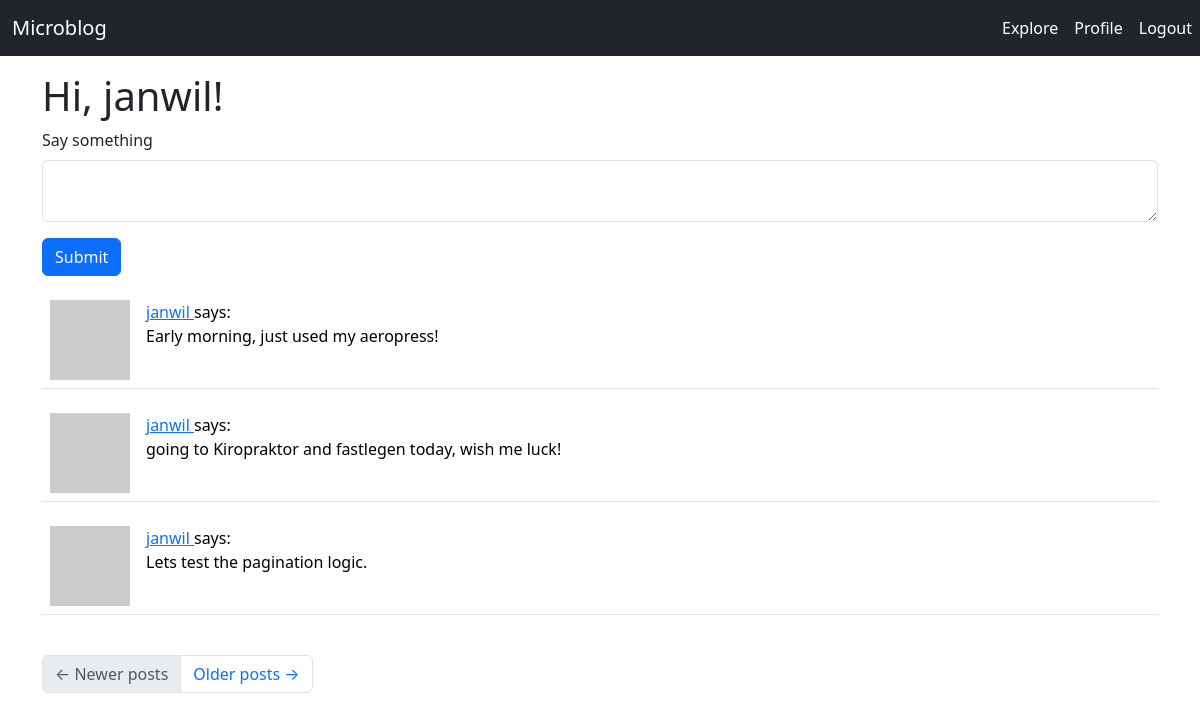
Before: /index (signed in) with the older database file.
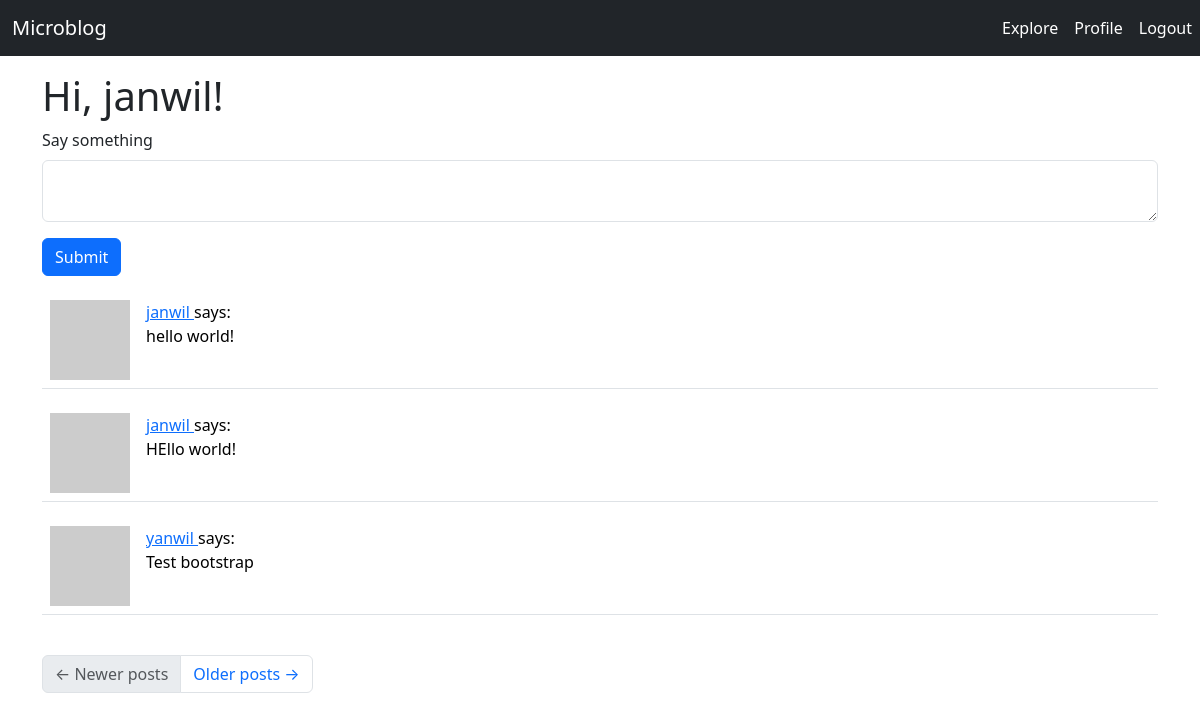
After: the same page with the newer database file.
### app/models.py (models this page shows, shortened)
class Post(db.Model):
    id: so.Mapped[int] = so.mapped_column(primary_key=True)
    body: so.Mapped[str] = so.mapped_column(sa.String(140))
    timestamp: so.Mapped[datetime] = so.mapped_column(index=True, default=lambda: datetime.now(timezone.utc))
    user_id: so.Mapped[int] = so.mapped_column(sa.ForeignKey(User.id),index=True)
    author: so.Mapped[User] = so.relationship(back_populates='posts')

class User(UserMixin,db.Model):
    id: so.Mapped[int] = so.mapped_column(primary_key=True)
    username: so.Mapped[str] = so.mapped_column(sa.String(64), index=True,unique=True)
    email: so.Mapped[str] = so.mapped_column(sa.String(120),index=True, unique=True)
    password_hash: so.Mapped[Optional[str]] = so.mapped_column(sa.String(256))
    posts: so.WriteOnlyMapped['Post'] = so.relationship(back_populates='author')
    about_me: so.Mapped[Optional[str]] = so.mapped_column(sa.String(140))
    last_seen: so.Mapped[Optional[datetime]] = so.mapped_column(default=lambda: datetime.now(timezone.utc))
    following: so.WriteOnlyMapped['User'] = so.relationship(secondary=followers,primaryjoin=(followers.c.follower_id == id),
                                                            secondaryjoin=(followers.c.followed_id == id),
                                                            back_populates='followers')
    followers: so.WriteOnlyMapped['User'] = so.relationship(secondary=followers,primaryjoin=(followers.c.followed_id == id),
                                                            secondaryjoin=(followers.c.follower_id == id),
                                                            back_populates='following')
    def avatar(self,size):
        digest = md5(self.email.lower().encode('utf-8')).hexdigest()
        return f'https://www.gravatar.com/avatar/{digest}?d=identicon&s={size}'
    def following_posts(self):
        Author = so.aliased(User)
        Follower = so.aliased(User)
        return (
            sa.select(Post)
            .join(Post.author.of_type(Author))
            .join(Author.followers.of_type(Follower),isouter=True)
            .where(sa.or_(
                Follower.id == self.id,
                Author.id == self.id,
            ))
            .group_by(Post) # type: ignore
            .order_by(Post.timestamp.desc())
        )

### app/routes.py (the view)
@app.route('/',methods=['GET','POST'])
@app.route('/index',methods=['GET','POST'])
@login_required
def index():
    form=PostForm()
    if form.validate_on_submit():
        post = Post(body=form.post.data,author=current_user) # type: ignore
        db.session.add(post)
        db.session.commit()
        flash ('Your post is now live!')
        return redirect(url_for('index'))
    page = request.args.get('page',1,type=int)
    posts = db.paginate(current_user.following_posts(),page = page,per_page=app.config['POSTS_PER_PAGE'],error_out=False)
    next_url = url_for('index',page=posts.next_num) \
        if posts.has_next else None
    prev_url = url_for('index',page=posts.prev_num) \
        if posts.has_prev else None
    return render_template('index.html',title='Home',posts=posts.items,form=form,next_url=next_url,prev_url=prev_url)

### app/forms.py
class PostForm(FlaskForm):
    post = TextAreaField('Say something',validators=[DataRequired(),Length(min=1,max=140)])
    submit = SubmitField('Submit')

### app/models.py (called while the page is built)
@login.user_loader
def load_user(id):
    return db.session.get(User,int(id))

### app/routes.py (called while the page is built)
@app.before_request
def before_request():
    if current_user.is_authenticated:
        current_user.last_seen = datetime.now(timezone.utc)
        db.session.commit()

### app/templates/index.html
{% extends "base.html" %}
{% import "bootstrap_wtf.html" as wtf %}
{% block content %}
        <h1>Hi, {{ current_user.username }}!</h1>
        {% if form %}
        {{ wtf.quick_form(form) }}
        {% endif %}
        {% for post in posts %}
            {% include '_post.html' %}
        {% endfor %}
        <br>
        <nav aria-label="Post navigation">
            <ul class="pagination">
                <li class="page-item{% if not prev_url %} disabled{% endif %}">
                    <a class="page-link" href="{{ prev_url }}">
                        <span aria-hidden="true">&larr;</span> Newer posts
                    </a>
                </li>
                <li class="page-item{% if not next_url %} disabled{% endif %}">
                    <a class="page-link" href="{{ next_url }}">
                        Older posts <span aria-hidden="true">&rarr;</span>
                    </a>
                </li>
            </ul>
        </nav>
{% endblock %}

### app/templates/_post.html
<table class="table table-hover">
    <tr valign="top">
        <td width="70px">
            <a href="{{ url_for('user', username=post.author.username) }}">
                <img src="{{ post.author.avatar(70)}}" />
            </a>
        </td>
        <td>
            <a href="{{ url_for('user', username=post.author.username) }}">
                {{ post.author.username }}
            </a>
            says:<br>{{ post.body }}
        </td>
    </tr>
</table>

Changed rows visible on the page:
no longer on this page (row unchanged): Post: author.username "janwil", body "Early morning, just used my aeropress!"
no longer on this page (row unchanged): Post: author.username "janwil", body "going to Kiropraktor and fastlegen today, wish me luck!"
no longer on this page (row unchanged): Post: author.username "janwil", body "Lets test the pagination logic."
added Post: author.username "janwil", body "hello world!"
added Post: author.username "janwil", body "HEllo world!"
added Post: author.username "yanwil", body "Test bootstrap"
